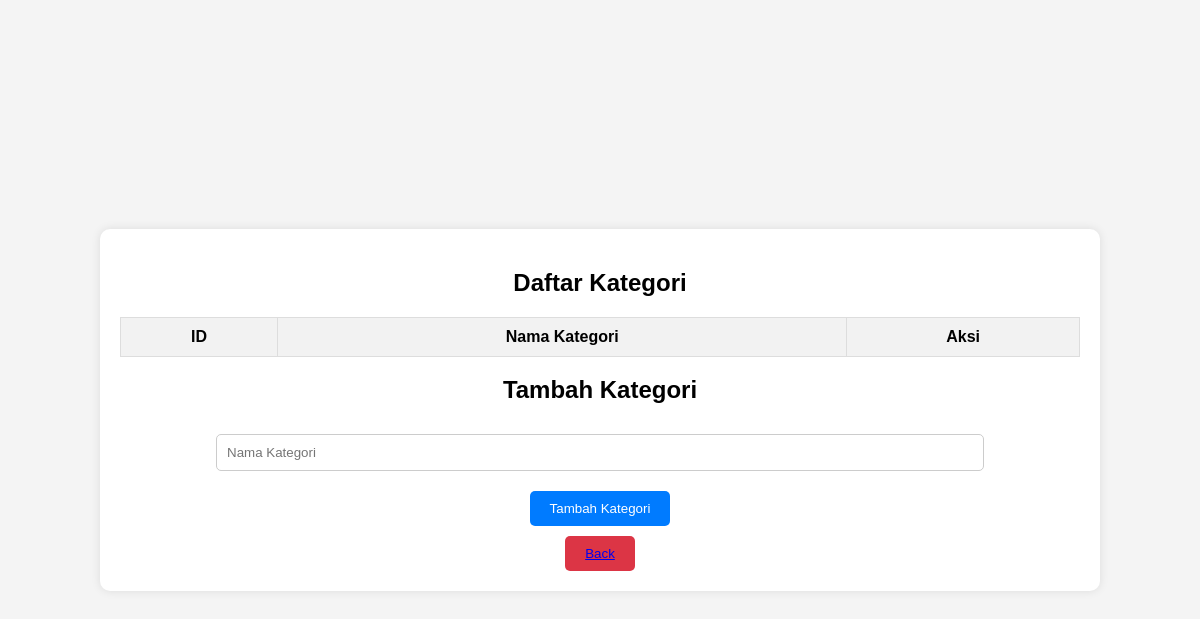
/kategori/datakategori.php, run on an earlier commit of the app's database.
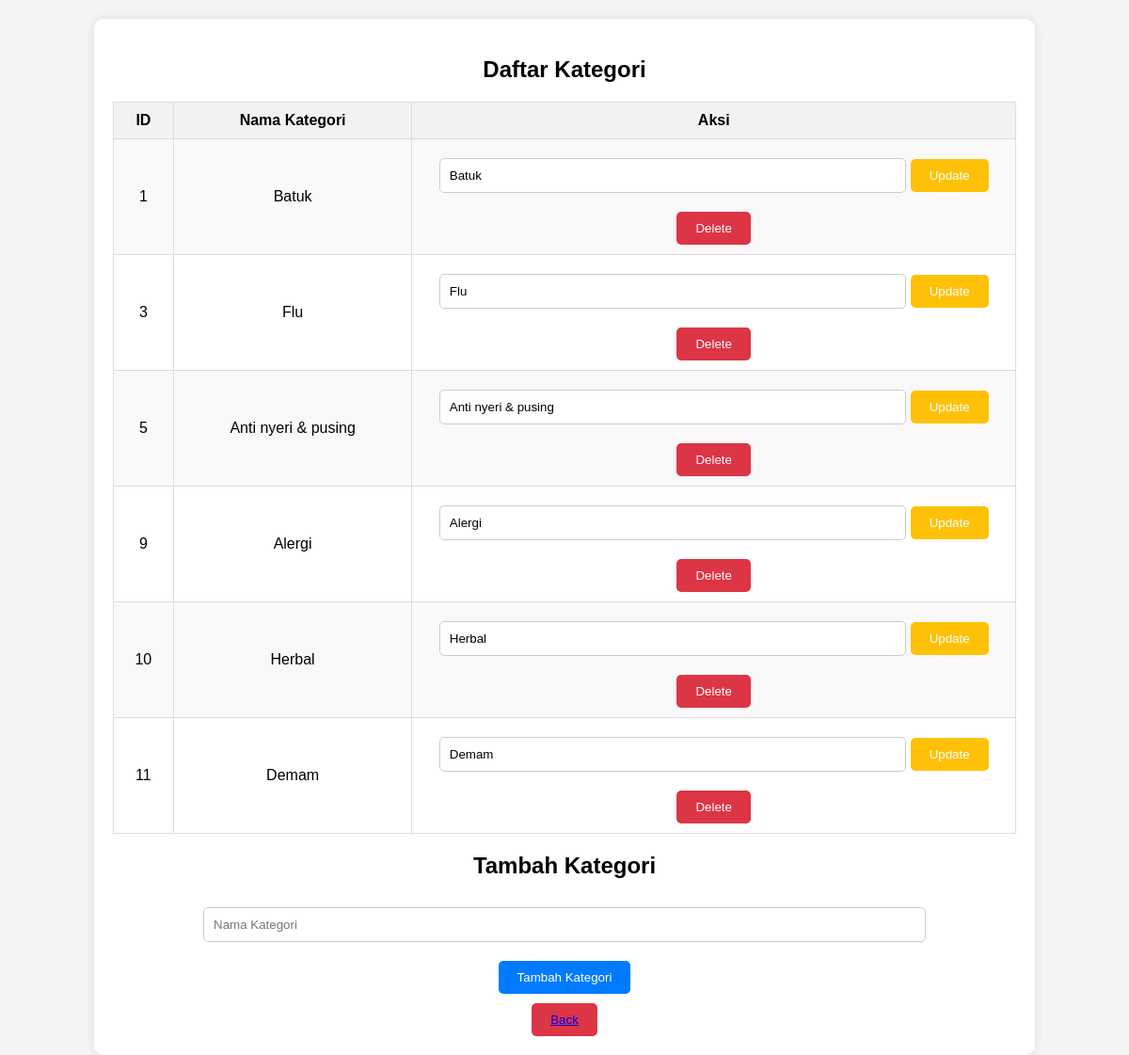
And on a later commit of the database.
### tables this page shows
CREATE TABLE `kategori` (
  `id_kat` int(11) NOT NULL,
  `nama_kat` varchar(1000) NOT NULL
);

### kategori/datakategori.php (the view, shortened to what this page needs)
<?php
require "../koneksi.php";
$sql_read = "SELECT * FROM kategori";
$result = mysqli_query($koneksi, $sql_read);
?>
<!DOCTYPE html>
<html lang="en">
<head>
</head>
<body>
    <div class="container">
        <h2>Daftar Kategori</h2>
        <table>
            <tr>
                <th>ID</th>
                <th>Nama Kategori</th>
                <th>Aksi</th>
            </tr>
            <?php while($row = mysqli_fetch_assoc($result)): ?>
                <tr>
                    <td><?php echo $row['id_kat']; ?></td>
                    <td><?php echo $row['nama_kat']; ?></td>
                    <td>
                        <form method="post" style="display:inline;">
                            <input type="text" name="nama_kategori" value="<?php echo $row['nama_kat']; ?>">
                            <button type="submit" name="update" class="btn-warning">Update</button>
                            <button type="submit" name="delete" class="btn-danger">Delete</button>
                        </form>
                    </td>
                </tr>
            <?php endwhile;?>
        </table>
        <h2>Tambah Kategori</h2>
        <form method="POST">
            <input type="text" name="nama_kategori" placeholder="Nama Kategori">
            <button type="submit" name="submit">Tambah Kategori</button>
            <button class="btn-danger"><a href="../admin.php">Back</a></button>
        </form>
    </div>
</body>
</html>

### kategori/datakategori.php (style rules this page uses)
body { font-family: Arial, sans-serif; margin: 0; padding: 0; display: flex; justify-content: center; align-items: center; min-height: 100vh; background-color: #f4f4f4; }
.container { width: 80%; margin-top: 20px; background-color: #fff; padding: 20px; border-radius: 10px; box-shadow: 0 0 10px rgba(0, 0, 0, 0.1); text-align: center; }
h2 { text-align: center; margin-bottom: 20px; }
form { display: flex; flex-direction: column; align-items: center; }
input[type="text"] { padding: 10px; margin: 10px 0; width: 80%; box-sizing: border-box; border: 1px solid #ccc; border-radius: 5px; }
button { padding: 10px 20px; margin-top: 10px; background-color: #007bff; color: #fff; border: none; border-radius: 5px; cursor: pointer; }
table { width: 100%; border-collapse: collapse; margin-top: 20px; }
table, th, td { border: 1px solid #ddd; padding: 10px; }
th { background-color: #f2f2f2; }
tr:nth-child(even) { background-color: #f9f9f9; }
.btn-warning { background-color: #ffc107; }
.btn-danger { background-color: #dc3545; }

What changed in the data, as far as the page shows it:
added kategori: id_kat "1", nama_kat "Batuk", nama_kategori "Batuk"
added kategori: id_kat "3", nama_kat "Flu", nama_kategori "Flu"
added kategori: id_kat "5", nama_kat "Anti nyeri & pusing", nama_kategori "Anti nyeri & pusing"
added kategori: id_kat "9", nama_kat "Alergi", nama_kategori "Alergi"
added kategori: id_kat "10", nama_kat "Herbal", nama_kategori "Herbal"
added kategori: id_kat "11", nama_kat "Demam", nama_kategori "Demam"
